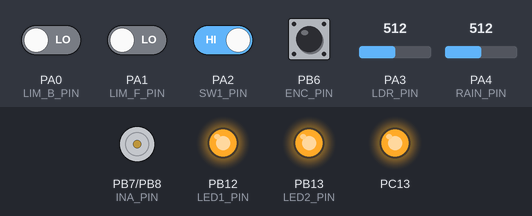
Bench run of a program on a simulated STM32 Blue Pill. Parts: motor-driver pin pairs drawn as motors (green arrow = first pin HIGH = forward, orange = second pin HIGH = backward, longer = more drive, scaled by the enable pin), output pins drawn as LEDs (lit = HIGH). The test bench sets the inputs (shaded band); at power-on: PA2 (SW1_PIN), PB6 (ENC_PIN) HIGH, PA0 (LIM_B_PIN), PA1 (LIM_F_PIN) LOW, PA3 (LDR_PIN) = 512, PA4 (RAIN_PIN) = 512.

Above: at 1.2 s.
1.3 s: PA0 (LIM_B_PIN) driven HIGH
At 2.4 s:
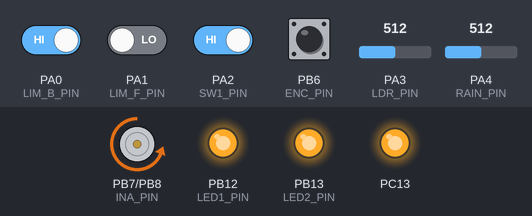
2.8 s: PA1 (LIM_F_PIN) driven HIGH
At 3.6 s:
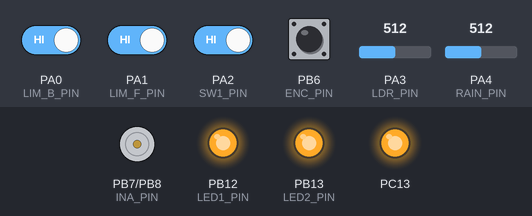
7.3 s: PA2 (SW1_PIN) driven HIGH
8.8 s: PA1 (LIM_F_PIN) driven LOW and PA2 (SW1_PIN) driven LOW
At 12.3 s:
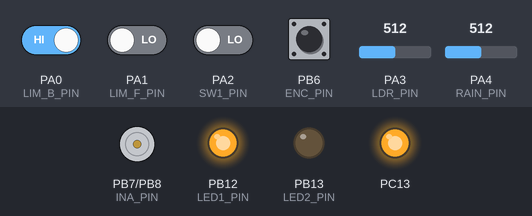
Timing chart, 0 to 13.8 s (numbered marks = the images above; inputs shaded):
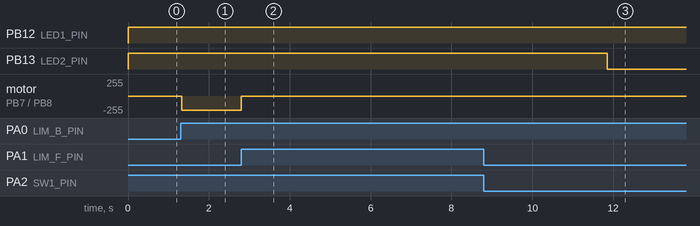

Measured:
- after the input at 1.3 s, motor on PB7 (INA_PIN) / PB8 (INB_PIN): stopped → backward 210/255 at once
- after the input at 2.8 s, motor on PB7 (INA_PIN) / PB8 (INB_PIN): backward 210/255 → stopped at once
- after the input at 7.3 s, every drawn part: stays the same
- after the input at 8.8 s, PB13 (LED2_PIN): HIGH → LOW after 3.1 s

The program:

main.cpp
```cpp
#include <Arduino.h>
#include "Filters.h"

#define ENC_PIN PB6

#define INA_PIN PB7
#define INB_PIN PB8
#define PWM_PIN PB9

#define LIM_B_PIN PA0
#define LIM_F_PIN PA1
#define SW1_PIN PA2
#define LDR_PIN PA3
#define RAIN_PIN PA4

#define LED1_PIN PB12
#define LED2_PIN PB13

FilterOnePole Lowpass(LOWPASS, 0.6);
float motor_rpm = 0.0f;
float motor_rpm_no_filter = 0.0f;
float pid_value;

float intergral_error = 0.0f, last_error = 0.0f;

void readRPM();
void motorDrive(bool ina_val, bool inb_val, uint8_t pwm_val);
void speedControl(uint16_t target_speed, String direction);
void zeroRPMCheck();
int smooth(int data, float filterVal, float smoothedVal);
void debugLoop();
void task1();

void setup()
{
  pinMode(PC13, OUTPUT);
  digitalWrite(PC13, 1);

  pinMode(ENC_PIN, INPUT);

  pinMode(INA_PIN, OUTPUT);
  pinMode(INB_PIN, OUTPUT);
  pinMode(PWM_PIN, OUTPUT);

  pinMode(LIM_B_PIN, INPUT);
  pinMode(LIM_F_PIN, INPUT);
  pinMode(SW1_PIN, INPUT);

  pinMode(LED1_PIN, OUTPUT);
  pinMode(LED2_PIN, OUTPUT);

  // Serial.begin(9600);
  // analogWriteFrequency(1000);

  attachInterrupt(digitalPinToInterrupt(ENC_PIN), readRPM, RISING);
}
uint32_t x;
void loop()
{

  ///////////////////////// main code ///////////////////
  static uint32_t last_time_interval = 0;

  if (millis() - last_time_interval >= 10)
  {
    task1();
  }

  ///////////////////////// See a value ///////////////////
  //debugLoop();
}

void debugLoop()
{

  static uint32_t last_time_interval = 0;
  static uint32_t last_motor_interval = 0;
  static bool motor_en = true;

  if (millis() - last_motor_interval >= 5000)
  {
    last_motor_interval = millis();
    motor_en = !motor_en;
    speedControl(0, "NONE");
    delay(2000);
  }

  if (millis() - last_time_interval >= 10)
  {
    zeroRPMCheck();
    // speedControl(150,"CW");
    // int spd;
    //   if(motor_en){
    //       spd = 130;
    //   }else{
    //       spd = 0;

    //   }
    if (motor_en)
    {

      speedControl(150, "CW");
    }
    else
    {
      speedControl(150, "CCW");
    }

    last_time_interval = millis();
    // String text = String(pid_value);
    // text += " ";
    // text += String(motor_rpm_no_filter);
    // text += " ";
    // text += String(motor_rpm);
    // text += " ";
    // text += String(digitalRead(ENC_PIN));
    // Serial.println(text);
    // motorDrive(0, 1, spd);
  }
}

void task1()
{

  // 1 2 OUTSIDE TO_INSIDE
  enum mode
  {
    AUTO,
    MANUAL
  };

  enum status
  {
    INSIDE,
    OUTSIDE
  };
  enum direction
  {
    DO_NOTHING,
    TO_OUTSIDE,
    TO_INSIDE

  };

  static status clothes_rack = INSIDE;
  static direction rail_direction = DO_NOTHING;
  static mode system_mode = AUTO;
  // so dark so high resistance ////ldr
  const uint16_t ldr_high = 700, ldr_low = 300; //dim avg480 light
  const uint16_t rain_high = 700;
  static bool led1_val = 1, led2_val = 1;

  digitalWrite(LED1_PIN, led1_val);
  digitalWrite(LED2_PIN, led2_val);

  if (digitalRead(LIM_F_PIN))
  {
    clothes_rack = INSIDE;
  }
  else if (digitalRead(LIM_B_PIN))
  {
    clothes_rack = OUTSIDE;
  }

  if (!digitalRead(SW1_PIN))
  {
    delay(50);
    if (!digitalRead(SW1_PIN))
    {
      if (system_mode == MANUAL)
      {
        clothes_rack == INSIDE ? rail_direction = TO_OUTSIDE : rail_direction = TO_INSIDE;
      }
    }
    uint32_t last_time = millis();
    while (!digitalRead(SW1_PIN))
    {
      if (millis() - last_time >= 3000)
      {
        if (system_mode == AUTO)
        {
          system_mode = MANUAL;
          rail_direction = DO_NOTHING;
          led1_val = 1;
          led2_val = 0;
        }
        else if (system_mode == MANUAL)
        {
          system_mode = AUTO;
          rail_direction = DO_NOTHING;
          led1_val = 1;
          led2_val = 1;
        }
        digitalWrite(LED1_PIN, led1_val);
        digitalWrite(LED2_PIN, led2_val);
        while (!digitalRead(SW1_PIN))
          ;
        break;
      }
    }
  }

  if (system_mode == AUTO)
  {

    if (analogRead(LDR_PIN) <= ldr_low)
    {
      rail_direction = TO_OUTSIDE;
    }
    else if (analogRead(LDR_PIN) >= ldr_high)
    {
      rail_direction = TO_INSIDE;
    }

    if (analogRead(RAIN_PIN) <= rain_high)
    {
      rail_direction = TO_INSIDE;
    }
  }

  if (rail_direction == TO_OUTSIDE && clothes_rack == OUTSIDE)
  {
    rail_direction = DO_NOTHING;
  }
  else if (rail_direction == TO_INSIDE && clothes_rack == INSIDE)
  {
    rail_direction = DO_NOTHING;
  }

  // Serial.print(analogRead(LDR_PIN));
  // Serial.print(" ");
  // Serial.print(analogRead(RAIN_PIN));
  // Serial.print(" ");
  // Serial.print(clothes_rack);
  // Serial.print(" ");
  // Serial.println(rail_direction);

  if (rail_direction == TO_OUTSIDE)
  {
    speedControl(150, "CCW");
  }
  else if (rail_direction == TO_INSIDE)
  {
    speedControl(150, "CW");
  }
  else if (rail_direction == DO_NOTHING)
  {
    speedControl(0, "NONE");
  }
}
void readRPM()
{
  static uint32_t last_time = 0;
  const uint32_t PULSE_PER_ROUND = 20, TO_SEC = 1000000, TO_MINUTE = 60, LOWER_GEARBOX = 24;

  uint32_t period = micros() - last_time;

  motor_rpm_no_filter = (float)1 / (float)(period * PULSE_PER_ROUND) * TO_SEC * TO_MINUTE / LOWER_GEARBOX;
  Lowpass.input(motor_rpm_no_filter);
  motor_rpm = Lowpass.output();

  last_time = micros();
}

void motorDrive(bool ina_val, bool inb_val, uint8_t pwm_val)
{
  // const uint8_t MIN_PWM = 100, MAX_PWM = 255;
  digitalWrite(INA_PIN, ina_val);
  digitalWrite(INB_PIN, inb_val);
  // pwm_val = constrain(pwm_val, MIN_PWM, MAX_PWM);
  analogWrite(PWM_PIN, pwm_val);
}

void speedControl(uint16_t target_speed, String direction)
{
  // const float KP = 2.0f, KI = 0.05f, KD = 1.2f, MAX_ERROR = 10000;
  //  const float KP = 1.8f, KI = 0.00f, KD = 0.07f, MAX_ERROR = 10000;
  const float KP = 1.2f, KI = 0.003f, KD = 0.07f, MAX_ERROR = 10000;

  float error = target_speed - motor_rpm;
  intergral_error += error;
  intergral_error = constrain(intergral_error, -MAX_ERROR, MAX_ERROR);
  float diff_error = error - last_error;
  last_error = error;

  pid_value = KP * error + KI * intergral_error + KD * diff_error;
  pid_value = constrain(pid_value, 50, 255);

  if (target_speed == 0)
    pid_value = 0;

  bool cw_val = 0, ccw_val = 0;

  if (direction == "CCW")
  {
    cw_val = 1;
    ccw_val = 0;
  }
  else if (direction == "CW")
  {
    cw_val = 0;
    ccw_val = 1;
  }

  motorDrive(cw_val, ccw_val, pid_value);
}

void zeroRPMCheck()
{
  static float motor_rpm_temp = motor_rpm;
  static uint32_t last_time;
  // if(motor_rpm == motor_rpm_temp){
  //   if(millis() - last_time  >= 1000){
  //     motor_rpm = 0;
  //   }
  // }
  // else{
  //   motor_rpm_temp = motor_rpm;
  //   last_time = millis();
  // }
  if (millis() - last_time >= 100)
  {
    last_time = millis();
    if (motor_rpm == motor_rpm_temp)
    {
      motor_rpm_no_filter = 0;
      motor_rpm = 0;
    }
    else
    {
      motor_rpm_temp = motor_rpm;
    }
  }
}
```
